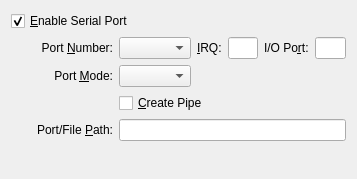
<ui version="4.0" >
 <comment>
 VBox frontends: Qt4 GUI ("VirtualBox"):

 Copyright (C) 2008 Sun Microsystems, Inc.

 This file is part of VirtualBox Open Source Edition (OSE), as
 available from http://www.virtualbox.org. This file is free software;
 you can redistribute it and/or modify it under the terms of the GNU
 General Public License (GPL) as published by the Free Software
 Foundation, in version 2 as it comes in the "COPYING" file of the
 VirtualBox OSE distribution. VirtualBox OSE is distributed in the
 hope that it will be useful, but WITHOUT ANY WARRANTY of any kind.

 Please contact Sun Microsystems, Inc., 4150 Network Circle, Santa
 Clara, CA 95054 USA or visit http://www.sun.com if you need
 additional information or have any questions.
 </comment>
 <class>VBoxVMSettingsSerial</class>
 <widget class="QWidget" name="VBoxVMSettingsSerial" >
  <property name="geometry" >
   <rect>
    <x>0</x>
    <y>0</y>
    <width>357</width>
    <height>179</height>
   </rect>
  </property>
  <layout class="QGridLayout" >
   <item row="0" column="0" colspan="2" >
    <widget class="QCheckBox" name="mGbSerial" >
     <property name="whatsThis" >
      <string>When checked, enables the given serial port of the virtual machine.</string>
     </property>
     <property name="text" >
      <string>&amp;Enable Serial Port</string>
     </property>
     <property name="checked" >
      <bool>true</bool>
     </property>
    </widget>
   </item>
   <item row="1" column="0" >
    <spacer>
     <property name="orientation" >
      <enum>Qt::Horizontal</enum>
     </property>
     <property name="sizeType" >
      <enum>QSizePolicy::Fixed</enum>
     </property>
     <property name="sizeHint" >
      <size>
       <width>20</width>
       <height>20</height>
      </size>
     </property>
    </spacer>
   </item>
   <item row="1" column="1" >
    <widget class="QWidget" native="1" name="mSerialChild" >
     <layout class="QGridLayout" >
      <property name="leftMargin" >
       <number>0</number>
      </property>
      <property name="topMargin" >
       <number>0</number>
      </property>
      <property name="rightMargin" >
       <number>0</number>
      </property>
      <property name="bottomMargin" >
       <number>0</number>
      </property>
      <item row="0" column="0" >
       <widget class="QLabel" name="mLbNumber" >
        <property name="text" >
         <string>Port &amp;Number:</string>
        </property>
        <property name="alignment" >
         <set>Qt::AlignRight|Qt::AlignTrailing|Qt::AlignVCenter</set>
        </property>
        <property name="buddy" >
         <cstring>mCbNumber</cstring>
        </property>
       </widget>
      </item>
      <item row="0" column="1" >
       <widget class="QComboBox" name="mCbNumber" >
        <property name="whatsThis" >
         <string>Displays the serial port number. You can choose one of the standard serial ports or select &lt;b>User-defined&lt;/b> and specify port parameters manually.</string>
        </property>
       </widget>
      </item>
      <item row="0" column="2" >
       <widget class="QLabel" name="mLbIRQ" >
        <property name="text" >
         <string>&amp;IRQ:</string>
        </property>
        <property name="buddy" >
         <cstring>mLeIRQ</cstring>
        </property>
       </widget>
      </item>
      <item row="0" column="3" >
       <widget class="QLineEdit" name="mLeIRQ" >
        <property name="sizePolicy" >
         <sizepolicy vsizetype="Fixed" hsizetype="Preferred" >
          <horstretch>0</horstretch>
          <verstretch>0</verstretch>
         </sizepolicy>
        </property>
        <property name="whatsThis" >
         <string>Displays the IRQ number of this serial port. Valid values are integer numbers in range from &lt;tt>0&lt;/tt> to &lt;tt>255&lt;/tt>. Values greater than &lt;tt>15&lt;/tt> may be used only if the &lt;b>IO APIC&lt;/b> is enabled for this virtual machine.</string>
        </property>
       </widget>
      </item>
      <item row="0" column="4" >
       <widget class="QLabel" name="mLbIOPort" >
        <property name="text" >
         <string>I/O Po&amp;rt:</string>
        </property>
        <property name="buddy" >
         <cstring>mLeIOPort</cstring>
        </property>
       </widget>
      </item>
      <item row="0" column="5" >
       <widget class="QLineEdit" name="mLeIOPort" >
        <property name="sizePolicy" >
         <sizepolicy vsizetype="Fixed" hsizetype="Preferred" >
          <horstretch>0</horstretch>
          <verstretch>0</verstretch>
         </sizepolicy>
        </property>
        <property name="whatsThis" >
         <string>Displays the base I/O port address of this serial port. Valid values are integer numbers in range from &lt;tt>0&lt;/tt> to &lt;tt>0xFFFF&lt;/tt>.</string>
        </property>
       </widget>
      </item>
      <item row="1" column="0" >
       <widget class="QLabel" name="mLbMode" >
        <property name="text" >
         <string>Port &amp;Mode:</string>
        </property>
        <property name="alignment" >
         <set>Qt::AlignRight|Qt::AlignTrailing|Qt::AlignVCenter</set>
        </property>
        <property name="buddy" >
         <cstring>mCbMode</cstring>
        </property>
       </widget>
      </item>
      <item row="1" column="1" >
       <widget class="QComboBox" name="mCbMode" >
        <property name="whatsThis" >
         <string>Controls the working mode of this serial port. If you select &lt;b>Disconnected&lt;/b>, the guest OS will detect the serial port but will not be able to operate it.</string>
        </property>
       </widget>
      </item>
      <item row="1" column="2" colspan="4" >
       <spacer>
        <property name="orientation" >
         <enum>Qt::Horizontal</enum>
        </property>
        <property name="sizeHint" >
         <size>
          <width>131</width>
          <height>20</height>
         </size>
        </property>
       </spacer>
      </item>
      <item row="2" column="1" colspan="2" >
       <widget class="QCheckBox" name="mCbPipe" >
        <property name="whatsThis" >
         <string>If checked, the pipe specified in the &lt;b>Port Path&lt;/b> field will be created by the virtual machine when it starts. Otherwise, the virtual machine will try to use the existing pipe.</string>
        </property>
        <property name="text" >
         <string>&amp;Create Pipe</string>
        </property>
       </widget>
      </item>
      <item row="3" column="0" >
       <widget class="QLabel" name="mLbPath" >
        <property name="text" >
         <string>Port/File &amp;Path:</string>
        </property>
        <property name="alignment" >
         <set>Qt::AlignRight|Qt::AlignTrailing|Qt::AlignVCenter</set>
        </property>
        <property name="buddy" >
         <cstring>mLePath</cstring>
        </property>
       </widget>
      </item>
      <item row="3" column="1" colspan="5" >
       <widget class="QLineEdit" name="mLePath" >
        <property name="whatsThis" >
         <string>Displays the path to the serial port's pipe on the host when the port works in &lt;b>Host Pipe&lt;/b> mode, or the host serial device name when the port works in &lt;b>Host Device&lt;/b> mode.</string>
        </property>
       </widget>
      </item>
     </layout>
    </widget>
   </item>
   <item row="1" column="2" >
    <spacer>
     <property name="orientation" >
      <enum>Qt::Horizontal</enum>
     </property>
     <property name="sizeHint" >
      <size>
       <width>40</width>
       <height>20</height>
      </size>
     </property>
    </spacer>
   </item>
   <item row="2" column="1" >
    <spacer>
     <property name="orientation" >
      <enum>Qt::Vertical</enum>
     </property>
     <property name="sizeHint" >
      <size>
       <width>20</width>
       <height>40</height>
      </size>
     </property>
    </spacer>
   </item>
  </layout>
 </widget>
 <resources/>
 <connections>
  <connection>
   <sender>mGbSerial</sender>
   <signal>toggled(bool)</signal>
   <receiver>mSerialChild</receiver>
   <slot>setEnabled(bool)</slot>
   <hints>
    <hint type="sourcelabel" >
     <x>71</x>
     <y>20</y>
    </hint>
    <hint type="destinationlabel" >
     <x>255</x>
     <y>125</y>
    </hint>
   </hints>
  </connection>
 </connections>
</ui>
